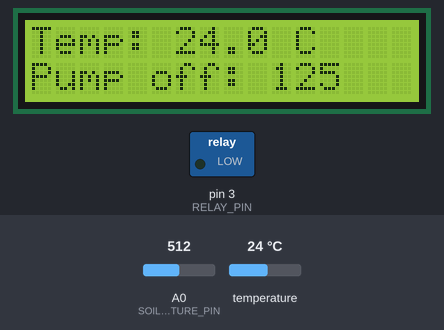
The sketch below on a simulated Arduino Uno, built with avr-gcc and run on an emulated ATmega328P. Parts: 16×2 character LCD, switched loads named in the sketch (green lamp = pin HIGH). Inputs (shaded band) come from the test bench; at power-on: temperature 24 °C, A0 (SOIL_MOISTURE_PIN) = 512. What the sketch prints to the serial monitor is not drawn.

Above: at 1.2 s.
1.3 s: temperature set to 12 °C
At 4.4 s:
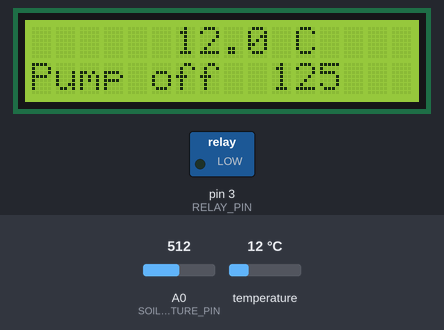
8.8 s: A0 (SOIL_MOISTURE_PIN) set to 420
At 12.4 s:
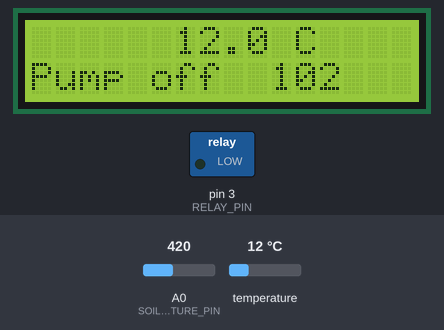
14.5 s: temperature set to 19 °C
At 15.2 s:
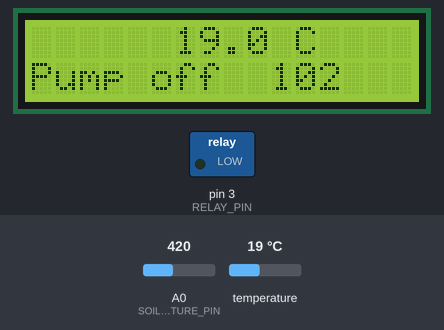
18.1 s: A0 (SOIL_MOISTURE_PIN) set to 440
At 20.9 s:
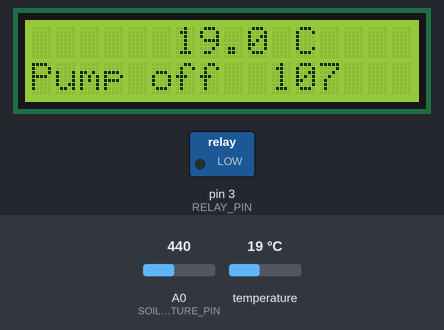
22.8 s: temperature set to 28 °C
At 23.7 s:
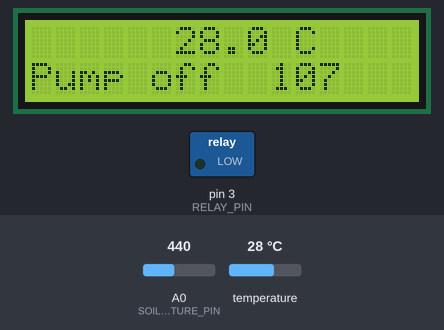
26.4 s: A0 (SOIL_MOISTURE_PIN) set to 511
At 29.4 s:
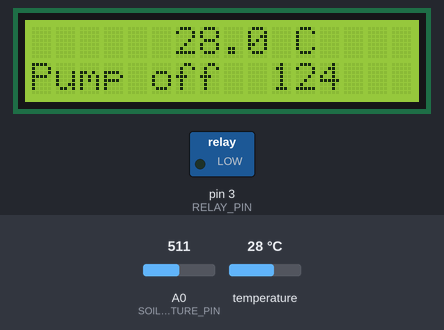
Timing chart, 0 to 30.9 s (numbered marks = the images above; inputs shaded):
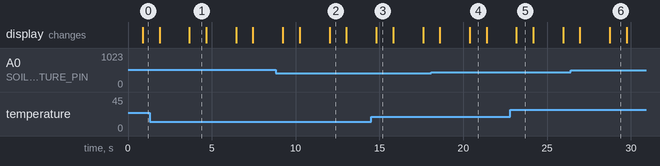

The sketch:

temp1.ino
```cpp
#include <LiquidCrystal_I2C.h>
#include <OneWire.h>
#include <DallasTemperature.h>

LiquidCrystal_I2C lcd(0x27, 16, 2); // I2C address 0x27, 16 columns, 2 rows

#define SOIL_MOISTURE_PIN A0 // Analog pin for soil moisture sensor
#define SENSOR_PIN 17        // GPIO pin connected to DS18B20 sensor's DATA pin
#define RELAY_PIN 3          // Digital pin to control the relay module

const int moistureThreshold = 430; // Threshold value for turning the pump on/off
const float minTemperature = 25.0; // Minimum temperature in Celsius for turning on the pump
const float maxTemperature = 40.0; // Maximum temperature in Celsius for turning on the pump

OneWire oneWire(SENSOR_PIN);
DallasTemperature DS18B20(&oneWire);

void setup() {
  Serial.begin(9600);
  pinMode(SOIL_MOISTURE_PIN, INPUT);
  pinMode(RELAY_PIN, OUTPUT);
  digitalWrite(RELAY_PIN, LOW); // Initially turn off the relay

  lcd.begin();       // Initialize the LCD
  lcd.backlight();   // Turn on the LCD backlight
  lcd.setCursor(0, 0);
  lcd.print("Temp: ");
  lcd.setCursor(0, 1);
  lcd.print("Moisture: ");

  DS18B20.begin();   // Initialize the DS18B20 sensor
}

void loop() {
  // Read raw sensor value from the soil moisture sensor
  int rawSensorValue = analogRead(SOIL_MOISTURE_PIN);

  // Map the raw sensor value to the desired range (optional if you already calibrated the sensor)
  int mappedValue = map(rawSensorValue, 0, 1023, 0, 250);

  // Read temperature from DS18B20 sensor
  DS18B20.requestTemperatures();
  float temperatureC = DS18B20.getTempCByIndex(0);

  // Print the temperature and moisture level on the LCD
  lcd.setCursor(6, 0);
  lcd.print(temperatureC, 1); // Print temperature with 1 decimal place
  lcd.print(" C");

  lcd.setCursor(10, 1);
  lcd.print(mappedValue);

  // Print the temperature and moisture level to the Serial Monitor
  Serial.print("Temp: ");
  Serial.print(temperatureC, 1); // Print temperature with 1 decimal place
  Serial.print(" C | Moisture: ");
  Serial.println(mappedValue);

  // Turn the relay on or off based on the moisture value and temperature range
  if (mappedValue > moistureThreshold && temperatureC >= minTemperature && temperatureC <= maxTemperature) {
    digitalWrite(RELAY_PIN, HIGH); // Turn on the relay, which turns on the pump
    Serial.println("Pump ON");
    lcd.setCursor(0, 2);
    lcd.print("Pump on");
    delay(1000);
  } else {
    digitalWrite(RELAY_PIN, LOW);  // Turn off the relay, which turns off the pump
    Serial.println("Pump OFF");
    lcd.setCursor(0, 2);
    lcd.print("Pump off");
    delay(1000);
  }

  lcd.clear();
  delay(1000);
}
```

Measured:
- after the input at 8.8 s, the display: first differs from a run without the input after 3.2 s (image 2)
- after the input at 14.5 s, the display: changes after 0.31 s (image 3)
- after the input at 18.1 s, the display: first differs from a run without the input after 2.3 s (image 4)
- after the input at 22.8 s, the display: changes after 0.37 s (image 5)
- after the input at 26.4 s, the display: first differs from a run without the input after 2.3 s (image 6)
- what the display in image 1 shows lasts 1.0 s, from 3.7 s to 4.7 s
